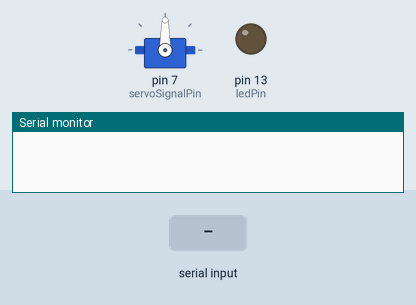
This sketch was run on a simulated Arduino Uno, built with avr-gcc and run on an emulated ATmega328P. On the bench: servo, output pins drawn as LEDs (lit = HIGH), the last lines printed to the serial monitor. Inputs (shaded band) come from the test bench.

Above: at 1.2 s.
1.3 s: "30,150\n" received over Serial
At 1.9 s:
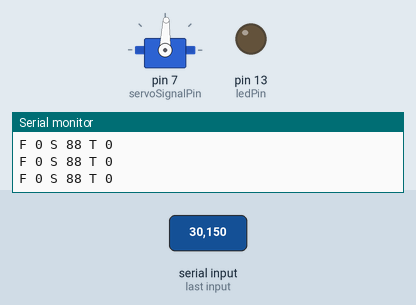
2.8 s: "T90\n" received over Serial
At 4.0 s:
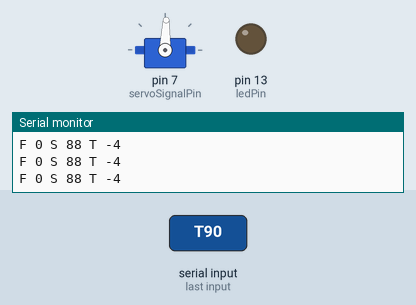
4.3 s: "L90\n" received over Serial
At 5.4 s:
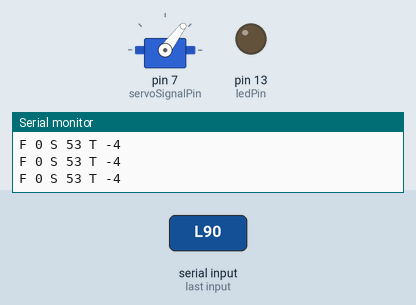
5.8 s: "L,45\n" received over Serial
At 6.5 s:
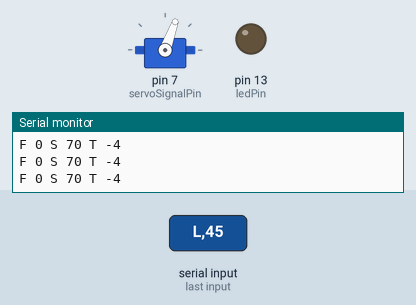
7.3 s: "R90\n" received over Serial
At 7.6 s:
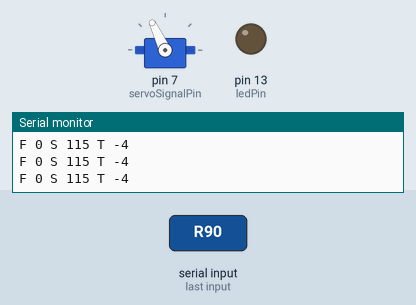
8.8 s: "90,45\n" received over Serial
At 10.0 s:
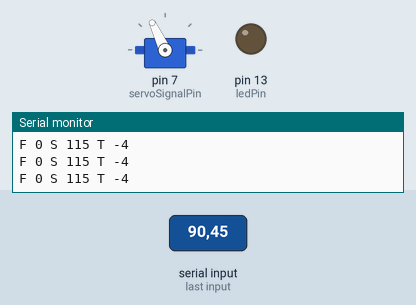
Timing chart, 0 to 11.3 s (numbered marks = the images above; inputs shaded):
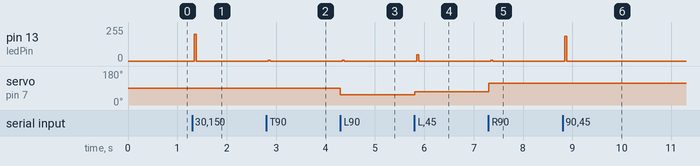

Measured:
- after the input at 1.3 s, pin 13 (ledPin): 0/255 → 199/255 at once, → 0/255 0.04 s later; servo on pin 7 (servoSignalPin): 90° → 88° at once
- after the input at 2.8 s, pin 13 (ledPin): 0/255 → 6/255 at once, → 0/255 0.04 s later
- after the input at 4.3 s, pin 13 (ledPin): 0/255 → 6/255 at once, → 0/255 0.04 s later; servo on pin 7 (servoSignalPin): 88° → 53° at once
- after the input at 5.8 s, pin 13 (ledPin): 0/255 → 46/255 at once, → 0/255 0.04 s later; servo on pin 7 (servoSignalPin): 53° → 70° at once
- after the input at 7.3 s, pin 13 (ledPin): 0/255 → 6/255 at once, → 0/255 0.04 s later; servo on pin 7 (servoSignalPin): 70° → 115° at once
- after the input at 8.8 s, pin 13 (ledPin): 0/255 → 186/255 at once, → 0/255 0.04 s later

The sketch:

car_v1.ino
```cpp
#include <Servo.h>
#include <Stepper.h>

Servo servoSteering;
const int servoSignalPin = 7; // servo yellow(signal) pin

const int servoMiddle = 88; // servo middle position
const int servoMaxAngle = 35; // servo max angle (degrees)
const int servoLeftBound = servoMiddle - servoMaxAngle;
const int servoRightBound = servoMiddle + servoMaxAngle;

int servoPos = servoMiddle;
int servoTrim = 0;

const int ledPin = 13;

const int stepperPin1 = 11;
const int stepperPin2 = 12;
const int stepperPin3 = 3;
const int stepperPin4 = 4;

const float motorSteps = 360 / 3.75;

Stepper myStepper(motorSteps, stepperPin1, stepperPin2, stepperPin3, stepperPin4);

const int stepperLowerBound = 20; // dc motor min PWM (min speed)
const int stepperHighBound = 200; // dc motor max PWM (max speed)

int stepperDir = 1; // 1 - forward, -1 - backward
int stepperSpd = 0; // 0 - stand still, value between stepperLowerBound and stepperHighBound to move

const int cmdTimeout = 2000; // max time between commands from rc control, will stop if no new commands arrive

typedef enum { NONE = 0, SERVO_L, SERVO_R, TRIM, stepper_F, stepper_B, STOP } mode_t;
mode_t opMode = NONE;

#define IS_DIGIT(x) ('9' >= (x) && '0' <= (x))

unsigned long lastCmd = 0;

void setup() {

  Serial.begin(9600);

  servoSteering.attach(servoSignalPin);

  myStepper.setSpeed(10);
  pinMode(ledPin, OUTPUT);
}

void loop() {

  while (Serial.available()) {

    digitalWrite(ledPin, HIGH);

    int ch = Serial.read();
    lastCmd = millis(); // save command receive time for later

    if (opMode == NONE) {
      switch (ch) {
        case 'T':
        case 't': // trim mode
          opMode = TRIM;
          break;
        case 'L':
        case 'l': // servo left mode
          opMode = SERVO_L;
          break;
        case 'R':
        case 'r': // servo right mode
          opMode = SERVO_R;
          break;
        case 'F':
        case 'f': // dc motor move front mode
          opMode = stepper_F;
          break;
        case 'B':
        case 'b': // dc motor move back mode
          opMode = stepper_B;
          break;
        case 'S':
        case 's': // full stop mode
          servoPos = servoMiddle + servoTrim; // center front wheels
          stepperDir = 1; // 1st gear
          stepperSpd = 0; // neutral on
        default:
          opMode = NONE;
          break;
      }
    } else if (IS_DIGIT(ch)) {
      switch (opMode) {
        case TRIM:
          servoTrim = '5' - ch;
          break;
        case SERVO_L:
          servoPos = servoMiddle + servoTrim - (ch - '0') * servoMaxAngle / 10;
          if (servoPos < servoLeftBound) servoPos = servoLeftBound;
          break;
        case SERVO_R:
          servoPos = servoMiddle + servoTrim + (ch - '0') * servoMaxAngle / 10;
          if (servoPos > servoRightBound) servoPos = servoRightBound;
          break;
        case stepper_F:
          stepperDir = 1;
          stepperSpd = ch == '0' ? 0 : stepperLowerBound + (stepperHighBound - stepperLowerBound) * (ch - '0') / 10;
          break;
        case stepper_B:
          stepperDir = -1;
          stepperSpd = ch == '0' ? 0 : stepperLowerBound + (stepperHighBound - stepperLowerBound) * (ch - '0') / 10;
          break;
        default:
          break;
      }

      opMode = NONE;
    }

    if (stepperDir == 1)
      Serial.print("F ");
    else
      Serial.print("R ");

    Serial.print(stepperSpd);
    Serial.print(" S ");
    Serial.print(servoPos);
    Serial.print(" T ");
    Serial.println(servoTrim);

    servoSteering.write(servoPos);
  }

  if (stepperSpd > 0 && (lastCmd  + cmdTimeout) < millis()) {

    // rc control doesn't send anything, out of range or hang up, do full stop
    stepperDir = 1; // 1st gear
    stepperSpd = 0; // neutral on

    servoSteering.write(servoPos);
  }

   if (stepperSpd > 0) {
      myStepper.setSpeed(stepperSpd);
      myStepper.step(1 * stepperDir);
    }

  digitalWrite(ledPin, LOW);
}
```
